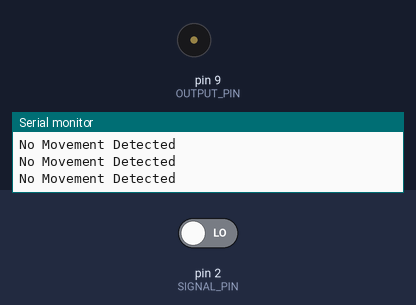
A sketch run on a simulated Arduino Uno, built with avr-gcc and run on an emulated ATmega328P. On the bench: buzzer (waves = sounding), the last lines printed to the serial monitor. Inputs (shaded band) come from the test bench; at power-on: pin 2 (SIGNAL_PIN) LOW.

Above: at 1.2 s.
1.3 s: pin 2 (SIGNAL_PIN) driven HIGH
At 2.4 s:
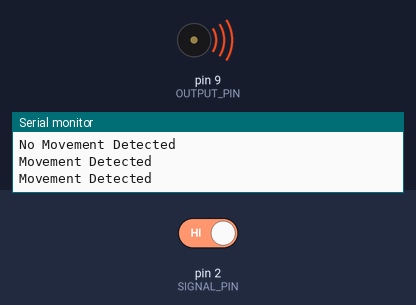
4.3 s: pin 2 (SIGNAL_PIN) driven LOW
Timing chart, 0 to 7.3 s (numbered marks = the images above; inputs shaded):
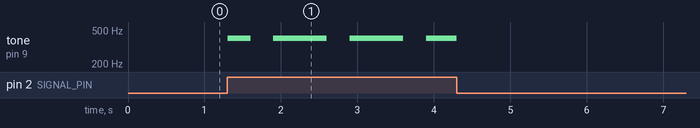

Measured:
- after the input at 1.3 s, tone on pin 9 (OUTPUT_PIN): silent → 400 Hz at once, then repeats every 1.0 s: silent 0.30 s, 400 Hz 0.70 s

The sketch:

PIR_Motion.ino
```cpp
#define SIGNAL_PIN 2
#define OUTPUT_PIN 9
void setup() {
  // put your setup code here, to run once:
  Serial.begin(9600);
  pinMode(SIGNAL_PIN, INPUT);
  pinMode(OUTPUT_PIN, OUTPUT);
}

void loop() {
  // put your main code here, to run repeatedly:
  if(digitalRead(SIGNAL_PIN)== HIGH){
    Serial.println("Movement Detected");
    tone (9, 400);
    delay (300);
    noTone (9);
    delay(300);
    tone(9, 400);
    delay (300);
    }
    else{
      Serial.println("No Movement Detected");
      noTone(9);
      }
      delay(100);
}
```
